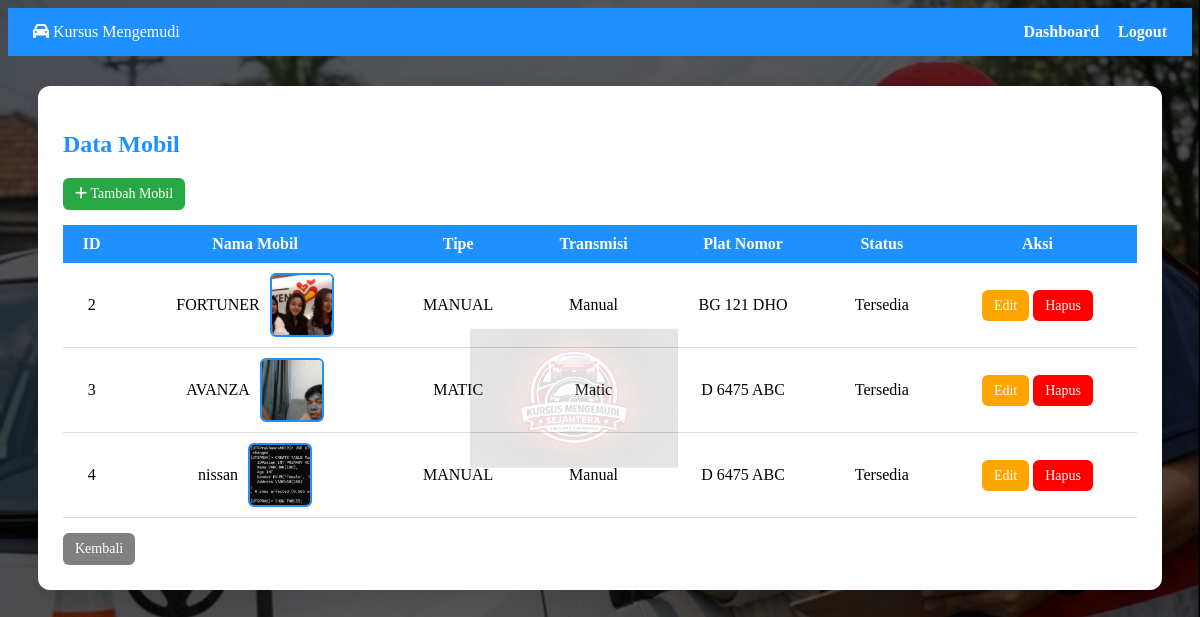
/Mobil/mobil.php (signed in), run on the app's committed database.
### tables this page shows
CREATE TABLE `mobil` (
  `mobil_id` int(11) NOT NULL,
  `nama_mobil` varchar(50) NOT NULL,
  `tipe` varchar(50) NOT NULL,
  `transmisi` varchar(50) NOT NULL,
  `plat_nomor` varchar(50) NOT NULL,
  `status` varchar(50) NOT NULL,
  `foto` varchar(255) DEFAULT ''
);

### Mobil/mobil.php (the view, shortened to what this page needs)
<?php
include "../koneksi.php";
?>
<!DOCTYPE html>
<html lang="id">
<head>
    <link rel="stylesheet" href="https://cdnjs.cloudflare.com/ajax/libs/font-awesome/6.5.0/css/all.min.css">
</head>
<body>
<div class="logo-center">
</div>
<div class="navbar">
    <div><i class="fa-solid fa-car"></i> Kursus Mengemudi</div>
    <div>
        <a href="../dashboard.php">Dashboard</a>
        <a href="../logout.php">Logout</a>
    </div>
</div>
<div class="container">
    <div class="card">
        <h2>Data Mobil</h2>
        <a href="add.php" class="btn btn-add">
            <i class="fa-solid fa-plus"></i> Tambah Mobil
        </a>
        <?php
        $mobil_fotos = [
            'FORTUNER' => 'fortuner.svg',
            'AVANZA' => 'avanza.svg'
        ];
        foreach($mobil_fotos as $nama_mobil => $foto) {
            mysqli_query($koneksi, "UPDATE mobil SET foto='$foto' WHERE UPPER(nama_mobil) = UPPER('$nama_mobil') AND (foto = '' OR foto IS NULL)");
        }
        ?>
        <table>
            <tr>
                <th>ID</th>
                <th>Nama Mobil</th>
                <th>Tipe</th>
                <th>Transmisi</th>
                <th>Plat Nomor</th>
                <th>Status</th>
                <th>Aksi</th>
            </tr>
            <?php
            $query = mysqli_query($koneksi, "SELECT * FROM mobil");
            while($m = mysqli_fetch_assoc($query)){
            ?>
            <tr>
                <td><?= $m['mobil_id']; ?></td>
                <td>
                    <div class="mobil-cell">
                        <?php
                            $mobil_foto = isset($m['foto']) ? $m['foto'] : '';
                            $foto_path = '../assets/img/mobil/' . $mobil_foto;
                            if (!empty($mobil_foto) && file_exists(__DIR__ . '/../assets/img/mobil/' . $mobil_foto)) {
                                $foto = $foto_path . '?' . time();
                            } else {
                                $foto = '../assets/img/default-car.svg';
                            }
                        ?>
                        <img src="<?= $foto; ?>" alt="<?= $m['nama_mobil']; ?>" class="mobil-foto" onclick="openUploadModal(<?= $m['mobil_id']; ?>, '<?= $m['nama_mobil']; ?>')">
                        <span><?= $m['nama_mobil']; ?></span>
                    </div>
                </td>
                <td><?= $m['tipe']; ?></td>
                <td><?= $m['transmisi']; ?></td>
                <td><?= $m['plat_nomor']; ?></td>
                <td><?= $m['status']; ?></td>
                <td>
                    <a href="edit.php?id=<?= $m['mobil_id']; ?>" class="btn btn-edit">Edit</a>
                    <a href="hapus.php?id=<?= $m['mobil_id']; ?>" class="btn btn-delete"
                       onclick="return confirm('Yakin hapus data mobil?')">Hapus</a>
                </td>
            </tr>
            <?php } ?>
        </table>
        <a href="../dashboard.php" class="btn back">Kembali</a>
    </div>
</div>
</body>
</html>

### Mobil/mobil.php (style rules this page uses)
body { background: linear-gradient(rgba(0,0,0,0.65), rgba(0,0,0,0.65)), url('../assets/img/bg_kursus.jpg'); background-size: cover; background-position: center; }
.navbar { background: #1e90ff; color: white; padding: 15px 25px; display: flex; justify-content: space-between; align-items: center; }
.navbar a { color: white; text-decoration: none; margin-left: 15px; font-weight: bold; }
.container { padding: 30px; }
.card { background: white; padding: 25px; border-radius: 12px; box-shadow: 0 8px 20px rgba(0,0,0,.1); }
h2 { margin-bottom: 20px; color: #1e90ff; }
.btn { padding: 8px 12px; border-radius: 6px; text-decoration: none; color: white; font-size: 14px; }
.btn-add { background: #28a745; display: inline-block; margin-bottom: 15px; }
table { width: 100%; border-collapse: collapse; }
table th { background: #1e90ff; color: white; padding: 10px; }
table td { padding: 10px; border-bottom: 1px solid #ddd; text-align: center; }
table td:nth-child(2) { text-align: center; }
.mobil-cell { display: flex; align-items: center; justify-content: center; gap: 10px; flex-direction: row-reverse; }
.mobil-foto { width: 60px; height: 60px; object-fit: cover; border-radius: 6px; border: 2px solid #1e90ff; flex-shrink: 0; cursor: pointer; transition: 0.3s; }
.btn-edit { background: orange; }
.btn-delete { background: red; }
.back { margin-top: 15px; display: inline-block; background: gray; }
.logo-center { position: fixed; top: 50%; left: 50%; transform: translate(-50%, -50%); z-index: 1; pointer-events: none; }

### data on the page
mobil: mobil_id "2", foto (picture), nama_mobil "FORTUNER", tipe "MANUAL", transmisi "Manual", plat_nomor "BG 121 DHO", status "Tersedia"
mobil: mobil_id "3", foto (picture), nama_mobil "AVANZA", tipe "MATIC", transmisi "Matic", plat_nomor "D 6475 ABC", status "Tersedia"
mobil: mobil_id "4", foto (picture), nama_mobil "nissan", tipe "MANUAL", transmisi "Manual", plat_nomor "D 6475 ABC", status "Tersedia"
